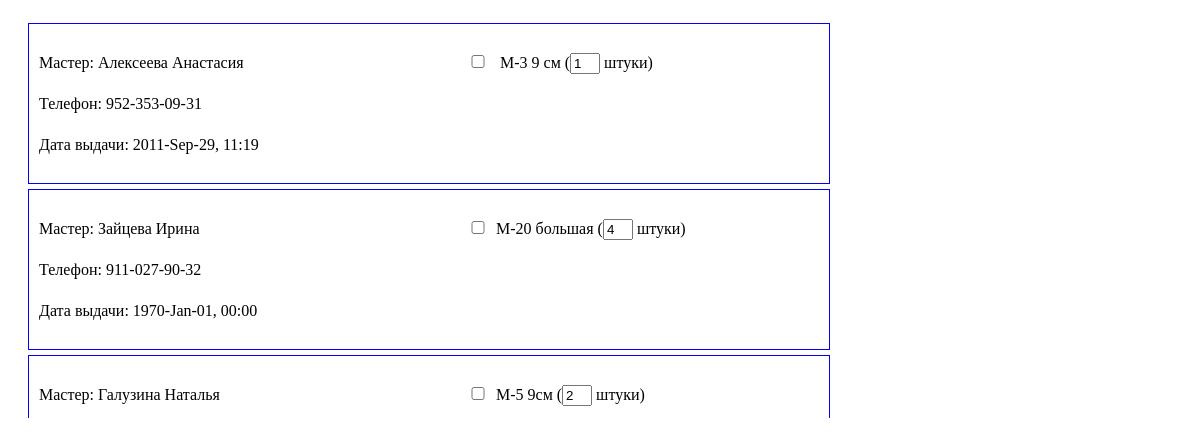
/forms/fMaterials.php, run on the app's committed database.
### tables this page shows
CREATE TABLE IF NOT EXISTS `materials_out` (
  `id` int(5) NOT NULL AUTO_INCREMENT,
  `master_id` int(5) NOT NULL,
  `material_id` int(5) NOT NULL,
  `amount` int(5) NOT NULL,
  `date` int(12) NOT NULL,
  `status` tinyint(1) NOT NULL,
  PRIMARY KEY (`id`)
);

CREATE TABLE IF NOT EXISTS `masters` (
  `m_id` int(3) NOT NULL AUTO_INCREMENT,
  `master_fio` varchar(255) NOT NULL,
  `phone` varchar(20) NOT NULL,
  PRIMARY KEY (`m_id`)
);

CREATE TABLE IF NOT EXISTS `materials` (
  `material_id` int(11) NOT NULL AUTO_INCREMENT,
  `material_name` varchar(150) NOT NULL,
  PRIMARY KEY (`material_id`)
);

### modules/constants.php (called while the page is built)
<?php
$aDatabase  = array(
    'host'  =>  'localhost',
    'user'  =>  'hudo',
    'pwd'   =>  'oduh',
    'name'  =>  'hudo',
);

### modules/database.class.php (called while the page is built, shortened)
<?php
class Database {
    private $connection;
    private $connected;
    private $host;
    private $user;
    private $pwd;
    private $dbname;
    public function __construct($host, $user, $pwd, $dbname, $names = 'utf8') {
        $this->host		= $host;
        $this->user		= $user;
        $this->pwd		= $pwd;
        $this->dbname	= $dbname;
        $this->names	= $names;
    }
    private function connect() {
        if ($this->connected)
            return $this->connection;
        $this->connection = @mysql_connect($this->host, $this->user, $this->pwd, true);
        if ($this->connection) {
            $dbselect = @mysql_select_db($this->dbname, $this->connection);
        } else
            die('Database error.');
        $this->connected = true;
        return $this->connection;
    }
    public function process($aArgs) {
        $this->lastQuery = ' ' . array_shift($aArgs);
        if (empty($aArgs))
            return $this->lastQuery;
        $this->lastQuery = str_replace('\\?', '?', $this->lastQuery);
        return $this->lastQuery;
    }
    public function selectTable() {
        $out = array();
        $q = @mysql_query($this->process(func_get_args()), $this->connection);
        while ($result = @mysql_fetch_assoc($q)) {
            $out[] = $result;
        }
        return $out;
    }
    public function selectField() {
        $q = @mysql_query($this->process(func_get_args()), $this->connection);
        if ($record = @mysql_fetch_row($q))
            return $record[0];
        return null;
    }
}

### forms/fMaterials.php (the view, shortened to what this page needs)
<link rel="stylesheet" type="text/css" href="style/fMaterials.css" />
<?php
require_once ROOT . 'constants.php';
require_once ROOT . 'database.class.php';
$oDB = new Database($aDatabase['host'], $aDatabase['user'], $aDatabase['pwd'], $aDatabase['name']);
?>
<form class="fControl">
    <?php
        $sMaterials = $oDB->SelectTable('
           SELECT `id`, `master_id`, `material_id`, `amount`, `date`
            FROM `materials_out`
            WHERE `status` = 0
            ORDER BY `date` DESC
        ');
        $m_id = 0;
        $flag = FALSE;
        foreach($sMaterials as $iMaterial => $sMaterial){
			$material = $oDB->SelectField('
				    SELECT `material_name`
				    FROM `materials`
				    WHERE `material_id` = "' . $sMaterial['material_id'] . '"
				');
			if($sMaterial['master_id'] != $m_id){
				if($flag == TRUE)
                    echo '</div></div>';
				$flag = TRUE;
				$master_fio = $oDB->SelectField('
				    SELECT `master_fio`
				    FROM `masters`
				    WHERE `m_id` = "' . $sMaterial['master_id'] . '"
				');
				$master_phone = $oDB->SelectField('
				    SELECT `phone`
				    FROM `masters`
				    WHERE `m_id` = "' . $sMaterial['master_id'] . '"
				');
				echo '<div class="container"><div class="master_container">
				      <p>Мастер: ' . $master_fio . '</p>
				      <p>Телефон: ' . $master_phone . '</p>
				      <p>Дата выдачи: ' . date('Y-M-d, H:i', $sMaterial['date']) . '<p>
				      </div><div class="materials_container">';
			}
            echo '<p><input type="checkbox" value="' . $sMaterial['id'] . '"
                  onClick="MaterialClick(this);">' . $material . '</input>';
            echo ' (<input type="text" id="amount' . $sMaterial['id'] . '" value="' . $sMaterial['amount'] . '" /> штуки)</p>';
            if($sMaterial['master_id'] != $m_id){
				$m_id = $sMaterial['master_id'];
		    }
		}
    ?>
</form>

### style/fMaterials.css (style rules this page uses)
.fControl { width:984px; height:400px; padding-left:15px; padding-top:10px; line-height: 25px; overflow: auto; }
.container { border-style: solid; border-width: 1px; border-color: #0000FF; width: 800px; margin: 5px; overflow: hidden; }
.master_container { width: 400px; margin: 5px; padding: 5px; float: left; }
.materials_container { width: 300px; margin: 5px; padding: 5px; float: left; }
.materials_container input { width: 30px; }

### data on the page
materials_out: master.master_fio "Алексеева Анастасия", master.phone "952-353-09-31", date "2011-Sep-29, 11:19", material.material_name "М-3 9 см", amount "1"
materials_out: master.master_fio "Зайцева Ирина", master.phone "911-027-90-32", date "1970-Jan-01, 00:00", material.material_name "М-20 большая", amount "4"
materials_out: master.master_fio "Галузина Наталья", material.material_name "М-5 9см", amount "2"
